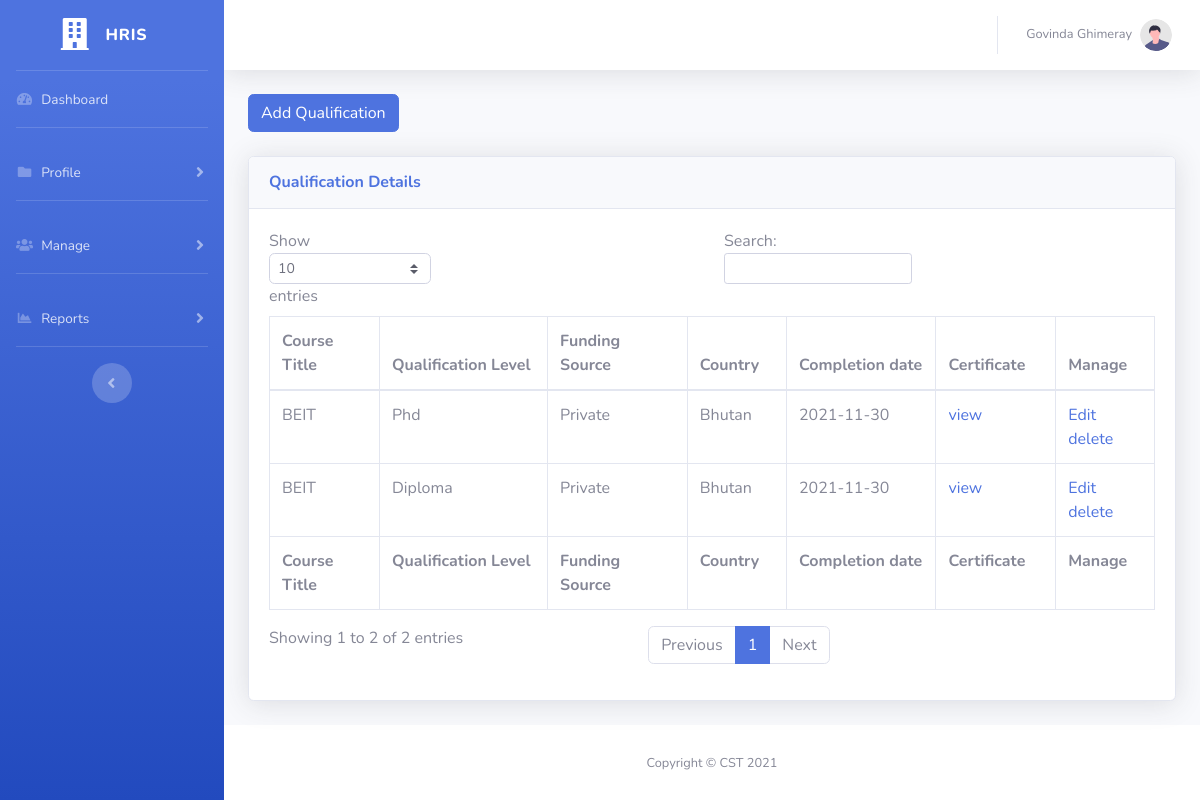
Page /qualifications.php (signed in) on the committed database.
### tables this page shows
CREATE TABLE `employee` (
  `employee_id` bigint(14) NOT NULL,
  `cid` bigint(11) NOT NULL,
  `name` varchar(50) NOT NULL,
  `gender` varchar(10) NOT NULL,
  `dob` date NOT NULL,
  `email` varchar(50) NOT NULL,
  `mobile` int(11) NOT NULL,
  `designation` int(11) NOT NULL,
  `department` int(11) NOT NULL,
  `nationality` varchar(20) NOT NULL,
  `address` varchar(255) NOT NULL,
  `service_status` int(11) NOT NULL,
  `position_level` int(11) NOT NULL
);

CREATE TABLE `qualification` (
  `q_id` int(11) NOT NULL,
  `emp_id` bigint(14) NOT NULL,
  `course_title` varchar(50) NOT NULL,
  `qualification_level` int(11) NOT NULL,
  `funding_source` varchar(100) NOT NULL,
  `country` varchar(30) NOT NULL,
  `college` varchar(50) NOT NULL,
  `certificate` varchar(100) DEFAULT NULL,
  `start_date` date NOT NULL,
  `end_date` date NOT NULL,
  `remarks` varchar(255) DEFAULT NULL,
  `verification_status` int(2) NOT NULL DEFAULT 0
);

CREATE TABLE `qualification_level` (
  `ql_id` int(11) NOT NULL,
  `ql_name` varchar(50) NOT NULL
);

### qualifications.php (the view, shortened to what this page needs)
<?php
include('./include/header.php');
?>
                <div class="container-fluid">
                    <p class="mb-4"><a href="add_qualification.php" type="button" class="btn btn-primary btn-user">Add Qualification</a></p>
                    <div class="card shadow mb-4">
                        <div class="card-header py-3">
                            <h6 class="m-0 font-weight-bold text-primary">Qualification Details</h6>
                        </div>
                        <div class="card-body">
                            <div class="table-responsive">
                                <table class="table table-bordered" id="dataTable" width="100%" cellspacing="0">
                                    <thead>
                                        <tr>
                                            <th>Course Title</th>
                                            <th>Qualification Level</th>
                                            <th>Funding Source</th>
                                            <th>Country</th>
                                            <th>Completion date</th>
                                            <th>Certificate</th>
                                            <th>Manage</th>
                                        </tr>
                                    </thead>
                                    <tfoot>
                                        <tr>
                                            <th>Course Title</th>
                                            <th>Qualification Level</th>
                                            <th>Funding Source</th>
                                            <th>Country</th>
                                            <th>Completion date</th>
                                            <th>Certificate</th>
                                            <th>Manage</th>
                                        </tr>
                                    </tfoot>
                                    <tbody>
                                        <?php
                                        $qli_Qry=mysqli_query($con,"SELECT `q_id`, `emp_id`, `course_title`, `qualification_level`, `funding_source`, `country`, `certificate`, `start_date`, `end_date`, `remarks`, `verification_status` FROM `qualification` WHERE emp_id=".$emp_id);
                                        while(list($q_id, $emp_id, $course_title, $qualification_level, $funding_source, $country, $certificate, $start_date, $end_date, $remarks, $verification_status)=mysqli_fetch_row($qli_Qry)){
                                            list($ql)=mysqli_fetch_row(mysqli_query($con,"SELECT `ql_name` FROM `qualification_level` WHERE ql_id=".$qualification_level));
                                        ?>
                                        <tr>
                                            <td><?=$course_title;?></td>
                                            <td><?=$ql;?></td>
                                            <td><?=$funding_source;?></td>
                                            <td><?=$country;?></td>
                                            <td><?=$end_date;?></td>
                                            <td><a href="<?=$certificate;?>" target="_blank">view</a></td>
                                            <td><a href="edit_qualification.php?id=<?=$q_id;?>">Edit</a> <a href="#" onclick="confirmDelete()">delete</a></td>
                                        </tr>
                                        <?php
                                        }
                                        ?>
                                    </tbody>
                                </table>
                            </div>
                        </div>
                    </div>
                </div>
<?php
include('./include/footer.php');
?>

### include/header.php (shortened to what this page needs)
<?php
	include('./include/connection.php');
	$emp_id=$_SESSION['emp_id'];
	$acl=$_SESSION['acl'];
	list($employee_name)=mysqli_fetch_row(mysqli_query($con,"SELECT name FROM employee WHERE employee_id='".$emp_id."'"));
?>
<!DOCTYPE html>
<html lang="en">
<head>
    <link href="vendor/fontawesome-free/css/all.min.css" rel="stylesheet" type="text/css">
    <link href="css/sb-admin-2.min.css" rel="stylesheet">
</head>
<body id="page-top">
    <div id="wrapper">
        <ul class="navbar-nav bg-gradient-primary sidebar sidebar-dark accordion" id="accordionSidebar">
            <a class="sidebar-brand d-flex align-items-center justify-content-center" href="index.php">
                <div class="sidebar-brand-icon rotate-n-0">
                    <i class="fas fa-building"></i>
                </div>
                <div class="sidebar-brand-text mx-3">HRIS</div>
            </a>
            <hr class="sidebar-divider my-0">
            <li class="nav-item">
                <a class="nav-link" href="index.php">
                    <i class="fas fa-fw fa-tachometer-alt"></i>
                    <span>Dashboard</span></a>
            </li>
            <hr class="sidebar-divider">
            <li class="nav-item">
                <a class="nav-link collapsed" href="#" data-toggle="collapse" data-target="#Profile"
                    aria-expanded="true" aria-controls="Profile">
                    <i class="fas fa-fw fa-folder"></i>
                    <span>Profile</span>
                </a>
            </li>
            <?php
            if ($acl==3 || $acl==2){
            ?>
            <hr class="sidebar-divider">
            <li class="nav-item">
                <a class="nav-link collapsed" href="#" data-toggle="collapse" data-target="#Manage"
                    aria-expanded="true" aria-controls="Manage">
                    <i class="fas fa-fw fa-users"></i>
                    <span>Manage</span>
                </a>
            </li>
            <?php
            }
            ?>
            <hr class="sidebar-divider">
            <li class="nav-item">
                <a class="nav-link collapsed" href="#" data-toggle="collapse" data-target="#Reports"
                    aria-expanded="true" aria-controls="Reports">
                    <i class="fas fa-fw fa-chart-area"></i>
                    <span>Reports</span>
                </a>
            </li>
            <hr class="sidebar-divider d-none d-md-block">
            <div class="text-center d-none d-md-inline">
                <button class="rounded-circle border-0" id="sidebarToggle"></button>
            </div>
        </ul>
        <div id="content-wrapper" class="d-flex flex-column">
            <div id="content">
                <nav class="navbar navbar-expand navbar-light bg-white topbar mb-4 static-top shadow">
                    <ul class="navbar-nav ml-auto">
                        <li class="nav-item dropdown no-arrow">
                            <a class="nav-link dropdown-toggle" href="#" id="userDropdown" role="button"
                                data-toggle="dropdown" aria-haspopup="true" aria-expanded="false">
                                <span class="mr-2 d-none d-lg-inline text-gray-600 small"><?php echo $employee_name; ?></span>
                                <img class="img-profile rounded-circle"
                                    src="img/undraw_profile.svg">
                            </a>
                        </li>
                    </ul>
                </nav>

### rows in the picture
employee: name "Govinda Ghimeray"
qualification: course_title "BEIT", qualification_level.ql_name "Phd", funding_source "Private", country "Bhutan", end_date "2021-11-30"
qualification: course_title "BEIT", qualification_level.ql_name "Diploma", funding_source "Private", country "Bhutan", end_date "2021-11-30"
